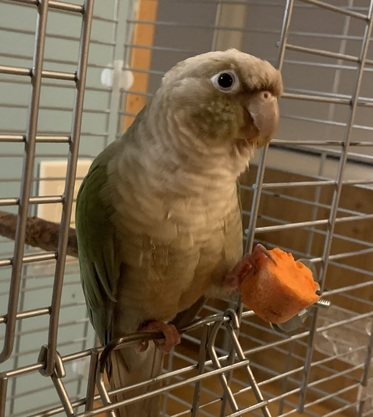
#> input picture example.jpg, 373 x 417 px
$ python hough_operations.py example.jpg
#> lines starting #> are read from the running program, lines starting #| are printed output that depends on the picture; after the words box and inside, x2 and y2 are one past the last pixel; in counts of white or black regions, pixels touching at a corner belong together
from PIL import Image
import numpy as np
import matplotlib.pyplot as plt
from PIL import ImageFilter
import matplotlib.lines as mlines
import sys

def apply_hough_transform(img, remove_noise=False):
    # input image is PIL image
    img_width, img_height = img.size
    height_cutoff = 0
    width_cutoff = 0


    # edge detection
    if remove_noise:
        img = img.filter(ImageFilter.GaussianBlur(radius = 1))

    edge_img = img.filter(ImageFilter.FIND_EDGES)
    edge_np = np.array(edge_img)

    # Thresholding image to 0 or 255
    edge_np[edge_np<125]=0
    edge_np[edge_np>125]=255

    # Outer edges of the edge image is 255. Making it 0
    edge_np[0] = 0
    edge_np[-1] = 0
    edge_np[:,0] = 0
    edge_np[:,-1] = 0

    # rho and theta parameters definition
    # Going to consider right angles as near horizontal and vertical lines are to be detected.
    req_angles = np.concatenate([np.arange(-95, -85), np.arange(-5,5),np.arange(85,95)])
    # req_angles = np.arange(-90, 90, 1)
    theta_radians = np.radians(req_angles)
    diag = np.ceil(np.sqrt(np.square(img_width) + np.square(img_height)))
    rho_list = np.arange(-diag, diag+1)
    cos_theta = np.cos(theta_radians)
    sin_theta = np.sin(theta_radians)

    # Accumulator array. size = (2 * no_of_rhos, number of thetas)
    hough_accumulator = np.zeros((len(rho_list), len(theta_radians)))
    # Iterate over image
    for y in range(height_cutoff, img_height):
        for x in range(width_cutoff, img_width):
            if edge_np[y][x] != 0:
                for theta_index in range(len(theta_radians)):
                    # rho = x.cos(theta) + y.sin(theta)
                    rho = int(x * cos_theta[theta_index] + y * sin_theta[theta_index] + diag)
                    hough_accumulator[rho][theta_index] += 1

    return hough_accumulator, rho_list, theta_radians


def draw_hough_vertical_lines(img, hough_accumulator, rho_list, theta_radians, vertical_line_indices, threshold=500):
    ''' references used to draw lines onto image:
        1. https://docs.opencv.org/3.4/d6/d10/tutorial_py_houghlines.html
        2. https://towardsdatascience.com/lines-detection-with-hough-transform-84020b3b1549
    '''
    figure = plt.figure(figsize=(15, 15))
    subplot1 = figure.add_subplot(1, 2, 1)
    subplot1.set_facecolor((0, 0, 0))
    subplot2 = figure.add_subplot(1, 2, 2)
    subplot2.imshow(img)

    for y in range(hough_accumulator.shape[0]):
        for x in vertical_line_indices:
            # accumulator without blur = 500, 300, 200
            if hough_accumulator[y][x] > threshold:
                rho = rho_list[y]
                theta = theta_radians[x]
                a = np.cos(theta)
                b = np.sin(theta)
                x0 = (a * rho) #+ img_width
                y0 = (b * rho) #+ img_height
                x1 = int(x0 + 10000 * (-b))
                y1 = int(y0 + 10000 * (a))
                x2 = int(x0 - 10000 * (-b))
                y2 = int(y0 - 10000 * (a))
                subplot1.plot([theta], [rho], marker='o')
                subplot2.add_line(mlines.Line2D([x1, x2], [y1, y2]))
    plt.savefig("vertical_hough_lines.jpg")
    plt.show()


def draw_hough_horizontal_lines(img, hough_accumulator, rho_list, theta_radians, horizontal_line_indices, threshold=240):
    ''' references:
        1. https://docs.opencv.org/3.4/d6/d10/tutorial_py_houghlines.html
        2. https://towardsdatascience.com/lines-detection-with-hough-transform-84020b3b1549
    '''
    figure = plt.figure(figsize=(15, 15))
    subplot1 = figure.add_subplot(1, 2, 1)
    subplot1.set_facecolor((0, 0, 0))
    subplot2 = figure.add_subplot(1, 2, 2)
    subplot2.imshow(img)

    for y in range(hough_accumulator.shape[0]):
        for x in horizontal_line_indices:
            # accumulator without blur = 230, 145
            if hough_accumulator[y][x] > threshold:
                rho = rho_list[y]
                theta = theta_radians[x]
                a = np.cos(theta)
                b = np.sin(theta)
                x0 = (a * rho) #+ img_width
                y0 = (b * rho) #+ img_height
                x1 = int(x0 + 10000 * (-b))
                y1 = int(y0 + 10000 * (a))
                x2 = int(x0 - 10000 * (-b))
                y2 = int(y0 - 10000 * (a))
                subplot1.plot([theta], [rho], marker='o')
                # print([x1,x2])
                # print([y1, y2])
                subplot2.add_line(mlines.Line2D([x1, x2], [y1, y2]))
    plt.savefig("horizontal_hough_lines.jpg")
    plt.show()


    def rotate_image_by_tilt(img, hough_accumulator, req_angles):
        max_value_angle = np.where(hough_accumulator==hough_accumulator.max())[1]
        rotate_angle = req_angles[max_value_angle]
        rotate_img = img.rotate(rotate_angle)
        rotate_img.save("corrected.jpg")


if __name__ == '__main__':
    if len(sys.argv) != 2:
        raise Exception('Incorrect number of arguments have been specified.')

    horizontal_line_indices = [0,1,2,3,4,5,6,7,8,9,20,21,22,23,24,25,26,27,28,29]
    vertical_line_indices = [10,11,12,13,14,15,16,17,18,19]
    req_angles = np.concatenate([np.arange(-95, -85), np.arange(-5,5),np.arange(85,95)])

    # img = Image.open("a-3.jpg")
    input_img_name = sys.argv[1]
    img = Image.open(input_img_name)
#> img is the input picture: PIL image 373x417 RGB; mean R, G, B 117, 97.6, 72.2
    img = img.convert("L")
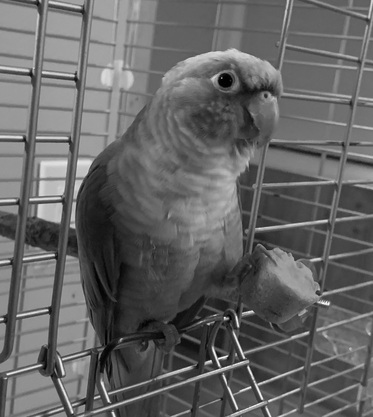
#> img: PIL image 373x417 L; min 0, max 251, mean 100.5
    print("Image size: ", img.size)
#| Image size:  (373, 417)

    width, height = img.size
#> width = 373; height = 417

    left_segment = [0, width/3, 1.8 * width/3]
#> left_segment = [0, 124.3, 223.8]
    top_segment = [0.3 * height, 0.3 * height, 0.3 * height]
#> top_segment = [125.1, 125.1, 125.1]
    right_segment = [width/3, 1.8 * width/3, width]
#> right_segment = [124.3, 223.8, 373]
    bottom_segment = [height, height, height]
#> bottom_segment = [417, 417, 417]
    img_segments = []

    for i in range(len(left_segment)):
        im1 = img.crop((left_segment[i], top_segment[i], right_segment[i], bottom_segment[i]))
        img_segments.append(im1)
#> this loop made 3 passes
#> pass 1, `im1 = img.crop((left_segment[i], top_segment[i], right_segment[i], bot..`:
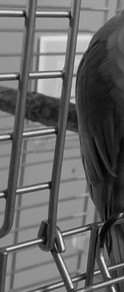
#> im1: PIL image 124x292 L; min 1, max 246, mean 101.3
#> pass 3, `im1 = img.crop((left_segment[i], top_segment[i], right_segment[i], bot..`:
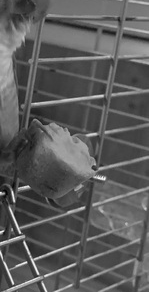
#> im1: PIL image 149x292 L; min 2, max 249, mean 91.7
#> after the loop, img_segments = 3 items

    # Capture and show first segment
    hough_accumulator, rho_list, theta_radians = apply_hough_transform(img_segments[0])
#> in apply_hough_transform, `edge_img = img.filter(ImageFilter.FIND_EDGES)`:
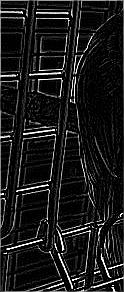
#> edge_img: PIL image 124x292 L; min 0, max 255, mean 25.4
#> in apply_hough_transform, `edge_np[edge_np>125]=255`:
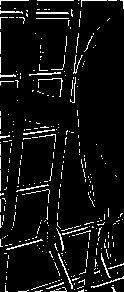
#> edge_np: shape (292, 124); min 0, max 255, mean 16.7
#> in apply_hough_transform, `edge_np[0] = 0`:
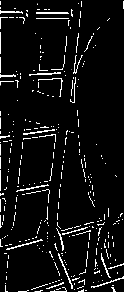
#> edge_np: shape (292, 124); 0.3% of pixels changed, all inside (x1, y1, x2, y2) = (0, 0, 124, 1)
#> in apply_hough_transform, `edge_np[:,-1] = 0`: edge_np: shape (292, 124); min 0, max 255, mean 14.3
#> after the loop in apply_hough_transform, `for y in range(height_cutoff, img_height):`:
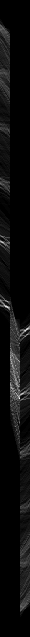
#> hough_accumulator: shape (637, 30) float64; min 0, max 63, mean 3.2; drawn with min black and max white
#> rho_list = 637 values from -318 to 318; theta_radians = 30 values from -1.66 to 1.64

    draw_hough_vertical_lines(img_segments[0], hough_accumulator, rho_list, theta_radians, vertical_line_indices)

    draw_hough_horizontal_lines(img_segments[0], hough_accumulator, rho_list, theta_radians, horizontal_line_indices,threshold=100)
